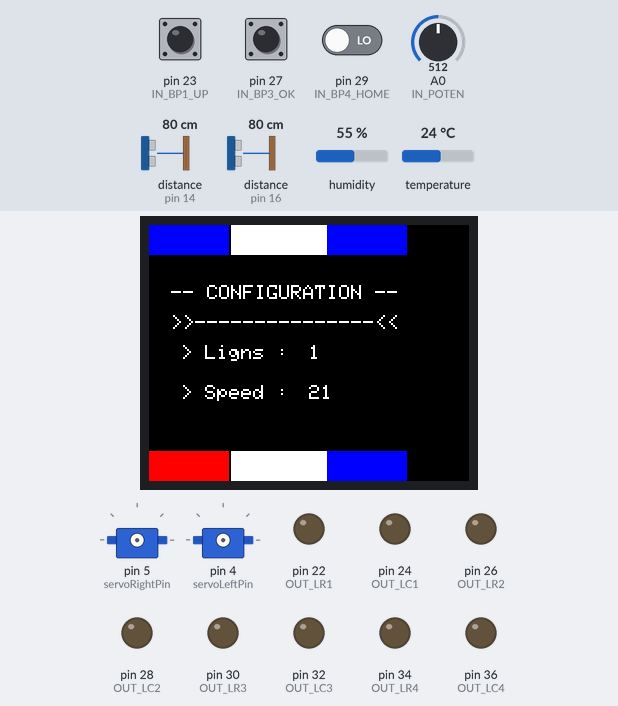
Simulated run of this sketch. Board: Arduino Mega 2560, built with avr-gcc and run on an emulated ATmega2560. On the bench: 160×128 colour display, 2 × servo, output pins drawn as LEDs (lit = HIGH). The inputs (shaded band) are chosen by the test bench; at power-on: pin 27 (IN_BP3_OK) LOW, distance to the obstacle (sensors on pin 14, pin 16) 80 cm, pin 29 (IN_BP4_HOME) LOW, pin 23 (IN_BP1_UP) HIGH, A0 (IN_POTEN) = 512, humidity 55 %, temperature 24 °C. The echo pulse lasts 58.3 µs per cm; what the sketch prints to the serial monitor is not drawn.

Above: at 1.0 s.
1.1 s: pin 27 (IN_BP3_OK) pulled HIGH for 0.15 s
At 1.37 s:
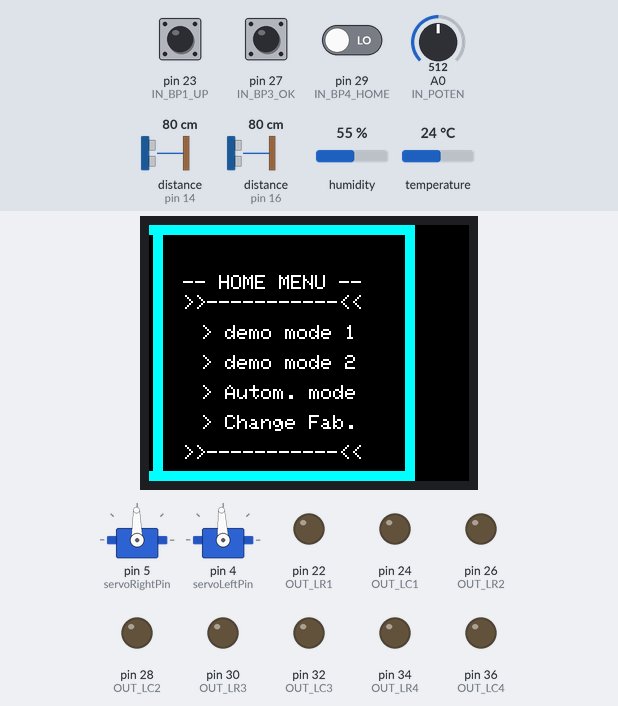
At 2.02 s:
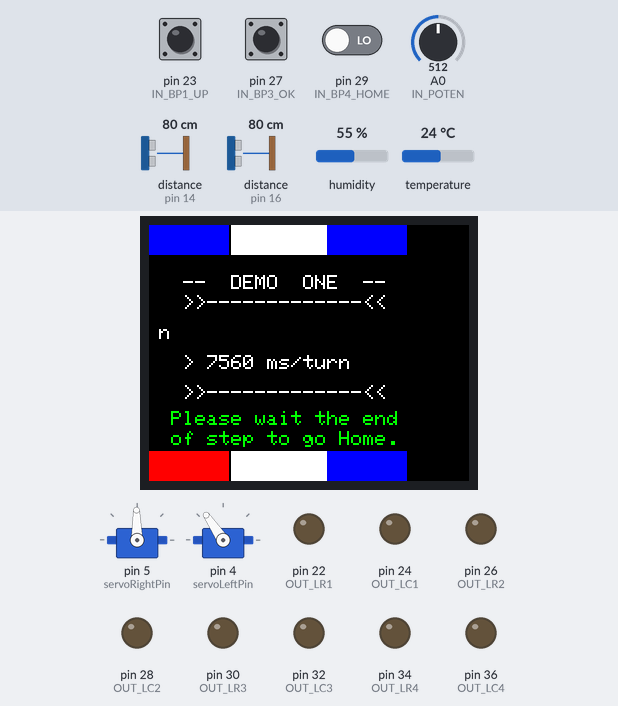
3.3 s: distance to the obstacle (sensor on pin 14) set to 250 cm
At 5.7 s:
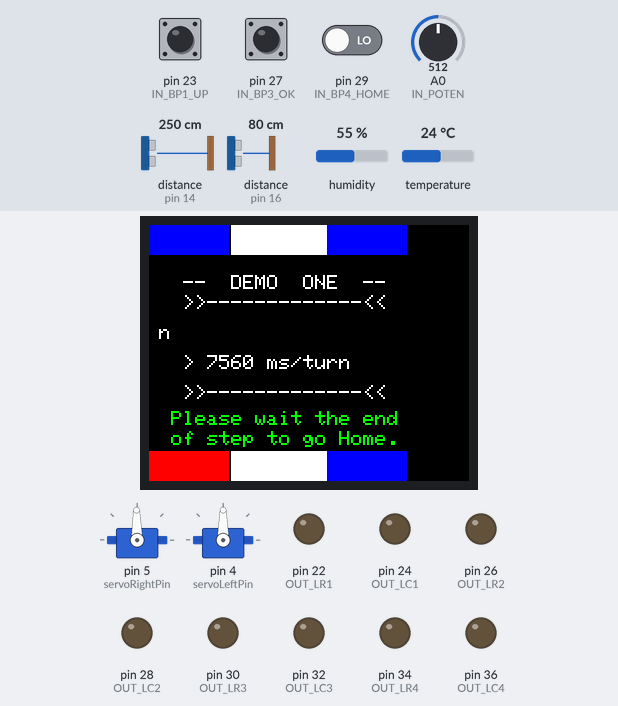
5.9 s: distance to the obstacle (sensor on pin 16) set to 250 cm
7.4 s: pin 29 (IN_BP4_HOME) driven HIGH
8.9 s: pin 29 (IN_BP4_HOME) driven LOW
Timing chart, 0 to 11.4 s (numbered marks = the images above; inputs shaded):
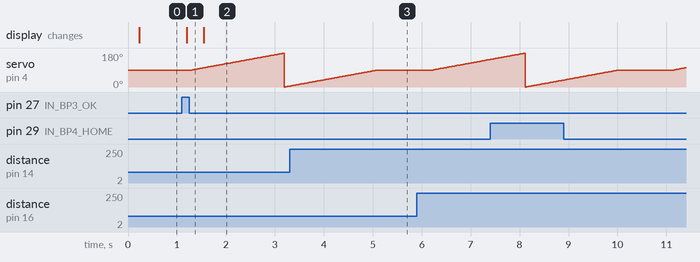

Measured:
- after the input at 1.1 s, servo on pin 5 (servoRightPin): 90° → 91° after 0.06 s; the display: changes after 0.10 s (image 1)

The sketch:

main_2.ino
```cpp
/*
 * THE FOLLOWING LIBRARIES ARE REQUIRED FOR IT TO WORK :
 *    > terminal.h    -- specific library for this project
 *    > function.h    -- specific library for this project
 *
 * Created by Marion Escouteloup, @maesc on Github
 * Creation date  : 01-08-2023 (DD/MM/YYYY)
 * Last update    : 22-08-2023 (DD-MM-YYYY) by @maesc
 */

//#include "menu.h"
#include "terminal.h"
#include "function.h"

// >>------------------------------>>
// >>--- EXTERN GLOABL CONSTANT ---<<
// >>-------------------------------------------------------------------------------------------------------------<<
extern Servo servoLeft[6];
extern Servo servoRight[6];

const int S_STRAIGHT = 0;
const int S_COMPRESSED = 180;
const int S_DEFAULT = 90;

const int L_MAX = 12;
const int L_MIN = 1;

extern int poten_ni, poten_oi;
int modeChoice = 3;  // in default = automatic mode

// >>------------------------------->>
// >>--- LOCAL VALUE & VARIABLES ---<<
// >>-------------------------------------------------------------------------------------------------------------<<
int number_of_ligns = 1;
int default_speed = 15;


// >>------------------------------->>
// >>--- INTERFACE MODE FUNCTION ---<<
// >>-------------------------------------------------------------------------------------------------------------<<
/** @brief :
  *    @param
  *    @return
  */
void set_configuration() {
  bool ok = 0;
  int nol_oi = number_of_ligns;
  int speed_oi = default_speed;

  bool config = 0;  // '0' : change the number of ligns || '1' change the speed default value


  init_input();
  set_fixTextChoiceScreen();
  set_writeConfigChoiceScreen(nol_oi, speed_oi);

  while (ok != true) {
    ok = get_pushButtonOK();

    //CONFIGURATION OF THE NUMBER OF LIGNS
    number_of_ligns = get_pushbuttonUP(number_of_ligns, 1, 12);  // minimum of lign = 1 || maximum of ligns = 12

    //CONFIGURATION OF THE DEFAULT SPEED VALUE
    default_speed = conv_potenToSpeed();
    // SCREEN REFRESH

    if ((default_speed != speed_oi) || (number_of_ligns != nol_oi)) {
      //Serial.println("lignes = " + String(number_of_ligns) + "  || speed : " + String(default_speed));
      set_writeConfigChoiceScreen(number_of_ligns, default_speed);
      nol_oi = number_of_ligns;
      speed_oi = default_speed;
    }
  }

  init_output(number_of_ligns);
  Serial.println("    >> CONFINGURATION COMPLETED AND APPROVED");
}

/**
 *
 */
void set_menuHome() {
  bool ok = 0;
  int mC_oi = 3;
  set_fixTextHomeMenu();

  while (!ok) {
    // If ok is pressed, current select mode active
    ok = get_pushButtonOK();

    // Select the good mode
    modeChoice = get_pushbuttonUP(modeChoice, 1, 4);

    if ((modeChoice != mC_oi)) {
      set_writeHomeMenuChoice(modeChoice);
      mC_oi = modeChoice;
    }
  }
}


// >>---------------------->>
// >>---  MODE FUNCTION ---<<
// >>-------------------------------------------------------------------------------------------------------------<<
/** @brief : active a demo movement
  *    @param
  *    @return
  */
void demo1_active(int step) {
  switch (step) {
    case 1:
      for (int ligns = 0; ligns < number_of_ligns; ligns++) {
        for (int pos = 90; pos < S_COMPRESSED; pos++) {
          servoLeft[ligns].write(pos);
          servoLeft[ligns].write(pos);
          delay(default_speed);
        }
      }
      break;

    case 2:
      for (int ligns = 0; ligns < number_of_ligns; ligns++) {
        for (int pos = S_COMPRESSED; pos < S_STRAIGHT; pos--) {
          servoLeft[ligns].write(pos);
          servoLeft[ligns].write(pos);
          delay(default_speed);
        }
      }
      break;

    case 3:
      for (int ligns = 0; ligns < number_of_ligns; ligns++) {
        for (int pos = S_STRAIGHT; pos <= S_DEFAULT; pos++) {  // DEFAULT POSITION
          servoLeft[ligns].write(pos);
          servoLeft[ligns].write(pos);
          delay(default_speed);
        }
      }
      break;

    default:
      break;
  }
}

/** @brief :
  *    @param
  *    @return
  */
void demo2_active(int step) {
  switch (step) {
    case 1:
      for (int pos = 90; pos < S_COMPRESSED; pos++) {
        for (int ligns = 0; ligns < number_of_ligns; ligns++) {
          servoLeft[ligns].write(pos);
          servoRight[ligns].write(pos);
          delay(default_speed);
        }
      }
      break;

    case 2:
      for (int pos = S_COMPRESSED; pos < S_STRAIGHT; pos--) {
        for (int ligns = 0; ligns < number_of_ligns; ligns++) {
          servoLeft[ligns].write(pos);
          servoRight[ligns].write(pos);
          delay(default_speed);
        }
      }
      break;

    case 3:
      for (int pos = S_STRAIGHT; pos <= S_DEFAULT; pos++) {  // DEFAULT POSITION
        for (int ligns = 0; ligns < number_of_ligns; ligns++) {
          servoLeft[ligns].write(pos);
          servoRight[ligns].write(pos);
          delay(default_speed);
        }
      }
      break;

    default:
      break;
  }
}

/** @brief :
  *    @param
  *    @return
  */
void automaticMode() {
  Serial.println("Automatical mode active");
}

// >>------------------------------<<
// >>--- MAIN SETUP & MAIN LOOP ---<<
// >>-------------------------------------------------------------------------------------------------------------<<
void setup() {
  Serial.begin(115200);
  Serial.println("  >> START INITIALISATION");
  int init_time = millis();

  // >>------------------------------
  init_screen();
  set_configuration();  // permit to recup the configuration value like the number of ligns


  // >>------------------------------
  init_time = millis() - init_time;
  double init_time2 = (double)init_time / 1000;
  cleanScreen();
  Serial.println("  >> INITIALISATION COMPLETED : " + String(init_time2) + " s");
  Serial.println("  -->> Number of Ligns : " + String(number_of_ligns));
  Serial.println("  -->> Default speed   : " + String(default_speed * 360) + " ms/turn (360°)");
}

bool home = false;

int heat = 0, humidity = 0, detection = 0;
int modeChoice_oi;

unsigned long time = 0;

void loop() {
  set_menuHome();

  while (!home) {
    // Read all input all the 2 seconde
    home = get_pushButtonHOME();

    if ((millis() - time) > 2000) {
      heat = get_ambiantHeater(heat);
      humidity = get_ambiantHumidity();
      detection = get_proximityDetection();
      time = millis();
    }

    if (modeChoice != modeChoice_oi) {
      cleanScreen();
      modeChoice_oi = modeChoice;
    }

    switch (modeChoice) {
      // DEMO MODE 1
      case 1:
        set_fixTextDemo1Screen(number_of_ligns, default_speed);
        for (int step = 1; step <= 3; step++) {
          demo1_active(step);
        }
        break;
      case 2:  // actie demo mode 2
        set_fixTextDemo1Screen(number_of_ligns, default_speed);
        for (int step = 1; step <= 3; step++) {
          demo2_active(step);
        }
        break;
      case 3:  // active sensor mode active
        set_fixTextAutoScreen(number_of_ligns, default_speed);
        set_valueAutoMode(heat,humidity);
        break;
      case 4:  // add or change the fabrics
        set_fixFabricsScreen();

        for (int lignss = 0; lignss < number_of_ligns; lignss++) {
          bool okChange = false;
          set_changeFabrics(lignss);
          while (!okChange) {
            okChange = get_pushButtonOK();
          }
          set_fabricsValue(lignss);
        }
        break;
      default:
        break;
    }
  }
}
```

function.cpp
```cpp
/* This library is a personal extension of the project,it is made up of all the pre-designed functions required to implement the various functions.
 * Thus, this library is composed of :
 *          --> All the global library used for the execution of the all function and components
 *          --> Deffinition of the pin and declaration of the objects to use the global library
 *          --> Deffintion of global value and constant
 *          --> All function created for the projects
 * THE FOLLOWING LIBRARIES ARE REQUIRED FOR IT TO WORK :
 *    > Adafruit_GFX.h
 *    > Adafruit_ST7735.h
 *    > SPI.h
 *
 * Created by Marion escouteloup, @maesc on Github
 * Creation date  : 18-08-2023 (DD/MM/YYYY)
 * Last update    :            (DD-MM-YYYY)
 */

#include "function.h"

// >>--------------------------------------->>
// >>--- PIN DEFFINTION FOR THIS PROJECT ---<<
// >>-------------------------------------------------------------------------------------------------------------<<
// >> SCREEN PIN : directly in screen.cpp library (lign 20.)
// >> INPUT PIN
#define IN_POTEN A0

#define IN_BP1_UP 23
#define IN_BP2_DOWN 25
#define IN_BP3_OK 27
#define IN_BP4_HOME 29

#define IN_THS 33

#define IN_PROX1_TRIG 17  // place on RX2
#define IN_PROX1_ECHO 16  // place on TX2
#define IN_PROX2_TRIG 15  // place on RX3
#define IN_PROX2_ECHO 14  // place on TX3


// >> OUTPUT PIN
#define OUT_SERVO1 4
#define OUT_SERVO2 5
#define OUT_SERVO3 3
#define OUT_SERVO4 6
#define OUT_SERVO5 2
#define OUT_SERVO6 7
#define OUT_SERVO7 8
#define OUT_SERVO8 13
#define OUT_SERVO9 9
#define OUT_SERVO10 12
#define OUT_SERVO11 10
#define OUT_SERVO12 11

int servoLeftPin[6] = { OUT_SERVO1, OUT_SERVO3, OUT_SERVO5, OUT_SERVO7, OUT_SERVO9, OUT_SERVO11 };
int servoRightPin[6] = { OUT_SERVO2, OUT_SERVO4, OUT_SERVO6, OUT_SERVO8, OUT_SERVO10, OUT_SERVO12 };


#define OUT_LR1 22
#define OUT_LR2 26
#define OUT_LR3 30
#define OUT_LR4 34
#define OUT_LC1 24
#define OUT_LC2 28
#define OUT_LC3 32
#define OUT_LC4 36

int ledRedPin[4] = { OUT_LR1, OUT_LR2, OUT_LR3, OUT_LR4 };
int ledColoredPin[4] = { OUT_LC1, OUT_LC2, OUT_LC3, OUT_LC4 };


// >> RTC CLOCK
#define RTC_SDA 20
#define RTC_SCL 21

// >> GLOBAL CLASS DEFFINTION
// servomotor
Servo s1, s2, s3, s4, s5, s6, s7, s8, s9, s10, s11, s12;
Servo servoLeft[6] = { s1, s3, s5, s7, s9, s11 };
Servo servoRight[6] = { s2, s4, s6, s8, s10, s12 };

// DHT11 : Temperature and humidity sensor
DHT11 ths(IN_THS);

// HC-SR04 : proximity sensor
UltraSonicDistanceSensor prox1(IN_PROX1_TRIG, IN_PROX1_ECHO);
UltraSonicDistanceSensor prox2(IN_PROX2_TRIG, IN_PROX2_ECHO);

int prox1_config = 0;
int prox2_config = 0;

// Push-button
#define BP_BOUNCE 50

//
// >>-------------------------------->>
// >>---GLOBAL VALUE AND CONSTANT ---<<
// >>-------------------------------------------------------------------------------------------------------------<<
const int SPEED_MAX = 1;  //1ms beetween each 1 degre movment
const int SPEED_MIN = 40;
const int SPEED_INIT = 5;

const int S_STRAIGHT = 0;
const int S_COMPRESSED = 180;
const int S_DEFAULT = 90;

//int NUMBER_OF_LIGN = 1;
int poten_ni, poten_oi;

// >>---------------------------------------->>
// >>--- FUNCTON CREATED FOR THIS PROJECT ---<<
// >>-------------------------------------------------------------------------------------------------------------<<
// >> INIT FUNCTION
/** @brief : Initialization of all input ( 4 push-button, 1 potentiometer, 1 THsensor, 2 proximity sensor)
   *  no @param
   *  no @return
   */
void init_input() {
  // init push-button
  pinMode(IN_BP1_UP, INPUT);
  pinMode(IN_BP2_DOWN, INPUT);
  pinMode(IN_BP3_OK, INPUT);
  pinMode(IN_BP4_HOME, INPUT);

  // INIT POTENTIOMETER
  pinMode(IN_POTEN, INPUT);
  poten_ni = analogRead(IN_POTEN);

  // init Temperature en humidity sensor DHT11

  // init proximity sensors
  prox1_config = prox1.measureDistanceCm();
  prox2_config = prox2.measureDistanceCm();
  Serial.println("      >> -- Wall distance in prox1 : " + String(prox1_config) + "cm \n      >> -- Wall distance in prox2 : " + String(prox2_config) + " cm");

  Serial.println("    >> INITIALIZATION OF ALL INPUTS : approved");
}

/** @brief : Initialization of all outputs (4 red leds, 0 to 12 servomotors (depends of real number of servomotors))
 *    no @param
 *    no @return
 */
void init_output(int numberLign) {
  // init led
  pinMode(OUT_LR1, OUTPUT);
  pinMode(OUT_LR2, OUTPUT);
  pinMode(OUT_LR3, OUTPUT);
  pinMode(OUT_LR4, OUTPUT);
  pinMode(OUT_LC1, OUTPUT);
  pinMode(OUT_LC2, OUTPUT);
  pinMode(OUT_LC3, OUTPUT);
  pinMode(OUT_LC4, OUTPUT);

  //init servomotors
  for (int i = 0; i < numberLign; i++) {
    servoRight[i].attach(servoRightPin[i]);
    servoLeft[i].attach(servoLeftPin[i]);

    // All servomotors are positioned in 90°
    int right = servoRight[i].read();
    if (right <= 90 && right >= 0) {
      servoRight[i].write(right);
      right++;
      delay(SPEED_INIT);
    } else if (right > 90 && right <= 180) {
      servoRight[i].write(right);
      right--;
      delay(SPEED_INIT);
    }

    int left = servoRight[i].read();
    if (left <= 90 && left >= 0) {
      servoRight[i].write(right);
      left++;
      delay(SPEED_INIT);
    } else if (left > 90 && left <= 180) {
      servoLeft[i].write(left);
      left--;
      delay(SPEED_INIT);
    }
  }
}


// >>INPUT VALUE FUNCTION
/** @brief : This function is used to configure the number of servomotor lines present on the tray.
 *           If the maximum value configured in the main program (normally 12) is exceeded, it returns to 1.
 *    @param value
 *    @param max_value
 *    @param min_value
 *    @return value
 */
int get_pushbuttonUP(int value, int min_value, int max_value) {

  bool bp1_ni = digitalRead(IN_BP1_UP);
  // If a change in push-button status is detected
  if (!bp1_ni) {
    delay(BP_BOUNCE);  //  We wait for the configuree time to secure the rebound values.
    bp1_ni = digitalRead(IN_BP1_UP);

    if (bp1_ni) {
      value = value + 1;
      if (value > max_value)
        value = min_value;
      //Serial.println("Valeur lign : " + String(value));
    }
    return value;
  }
}


// >> NO WORK INSIDE THE MAIN CODE --> idk why
/** @brief :
 *    @param value
 *    @param max_value
 *    @param min_value
 *    @return value
 */
int get_pushButtonDOWN(int value, int min_value, int max_value) {
  bool bp2_ni = digitalRead(IN_BP2_DOWN);

  if (bp2_ni) {
    delay(BP_BOUNCE);  //  We wait for the configuree time to secure the rebound values.
    bp2_ni = digitalRead(IN_BP2_DOWN);

    if (!bp2_ni) {
      value = value - 1;
      if (value < min_value)
        value = min_value;
      Serial.println("Valeur lign : " + String(value));
    }
    return value;
  }
}


/** @brief :
 *
 */
bool get_pushButtonOK() {
  bool bp3_ni = digitalRead(IN_BP3_OK);

  // If a change in push-button status is detected
  if (bp3_ni) {
    delay(BP_BOUNCE);  //  We wait for the configuree time to secure the rebound values.
    bp3_ni = digitalRead(IN_BP3_OK);
    if (!bp3_ni)
      return true;
  } else
    return false;
}

/** @brief :
 *
 */
bool get_pushButtonHOME() {
  bool bp4_ni = digitalRead(IN_BP4_HOME);

  // If a change in push-button status is detected
  if (bp4_ni) {
    delay(BP_BOUNCE);  //  We wait for the configuree time to secure the rebound values.
    bp4_ni = digitalRead(IN_BP4_HOME);
    if (!bp4_ni)
      return true;
  } else
    return false;
}

/** @brief :
 *
 */
int get_potenValue() {
  int poten = analogRead(IN_POTEN);
  return poten;
}
/** @brief : Read and return the value of the ambiant temperature in degre Celsus
 *      no @param
 *      @return heat - the ambiant temperature in °C, always between 0 and 50 °C
 */
int get_ambiantHeater(int heat_oi) {
  float temperature = ths.readTemperature();
  if (temperature == -1) {
    Serial.println("DEBUGG --> Temperature Sensor ERRORS");
    return -1;
  } else
    return (int)temperature;
}

/** @brief : Read and return the percent of the ambiant heater
 *      no @param
 *      @return humidity - the ambiant humidity range in %
 */
int get_ambiantHumidity() {
  float humidity = ths.readHumidity();
  if (humidity == -1) {
    Serial.println("DEBUGG --> Temperature Sensor ERRORS");
  } else
    return humidity;
}

int get_proxi1() {
  int value = prox1.measureDistanceCm();
  return value;
}

int get_proxi2() {
  int value = prox2.measureDistanceCm();
  return value;
}

/** @brief : Active de proxitimy senso and detect if seomeone move in fornt of the system
 *      no @param
 *      @return move : '0' for no movement, '1' for a movement on right to left, '2' for a movement left to right
 */
int get_proximityDetection() {
  int time1 = 0;
  int time2 = 0;
  int prox1_distance = prox1.measureDistanceCm();
  int prox2_distance = prox2.measureDistanceCm();

  // READING
  if ((prox1_distance > 10) && (prox1_distance <= (prox1_config - 10))) {  // we detect a mouvement in prox1
    time1 = millis();
  }

  if ((prox2_distance > 10) && (prox2_distance <= (prox2_config - 10))) {  // we detect a mouvement in prox2
    time2 = millis();
  }

  // RETURN
  if ((time1 < time2) && (time1 != 0) && (time2 != 0)) {  // if we detect something in prox1 and after in proxi2 --> movement prox 1 in prox2
    return 1;
  } else if ((time1 > time2) && (time1 != 0) && (time2 != 0)) {  // if we detect something in prox2 and after in proxi1 --> movement prox2 in prox1
    return 2;
  } else {  // else no movement
    return 0;
  }
}


// >> CONVERSION AND TRAITMENT VALUE
/** @brief : This function converts the input value of the potentiometer (0 to 1023) to the value of the speed of movement of the servomotors
 *      no @param
 *      @return speed : the speed at which the servomotors move
 */
int conv_potenToSpeed() {
  int poten = analogRead(IN_POTEN);
  int speed = map(poten, 0, 1023, SPEED_MIN, SPEED_MAX);
  return speed;
}

/** @brief : Convert the ambiant temperature in a speed value
 *      @param heat : tthe current ambiant temperature
 *      @return speed : the speed at which the servomotors move
 */
int conv_heatToSpeed(int heat) {
  int temperature = get_ambiantHeater(heat);
  int speed = map(temperature, 0, 50, SPEED_MIN, SPEED_MAX);
  return speed;
}

int servoTime = 0;

void set_changeFabrics(int ligns) {
  int speed = 5;
  bool ok = false;


  for (int pos = S_DEFAULT; pos >= S_STRAIGHT; pos--) {
    servoRight[ligns].write(pos);
    servoLeft[ligns].write(pos);
    delay(speed);
  }


  for (int pos = S_STRAIGHT; pos <= S_COMPRESSED; pos++) {
    servoRight[ligns].write(pos);
    servoLeft[ligns].write(pos);
    delay(speed);
  }

  while (!ok) {
    ok = get_pushButtonOK();
  }


  for (int pos = S_COMPRESSED; pos >= S_DEFAULT; pos--) {
    servoRight[ligns].write(pos);
    servoLeft[ligns].write(pos);
    delay(speed);
  }

  while (!ok) {
    ok = get_pushButtonOK();
  }
}
```

Source omitted: function.h (2329 bytes), terminal.cpp (10836 bytes), terminal.h (1795 bytes)
